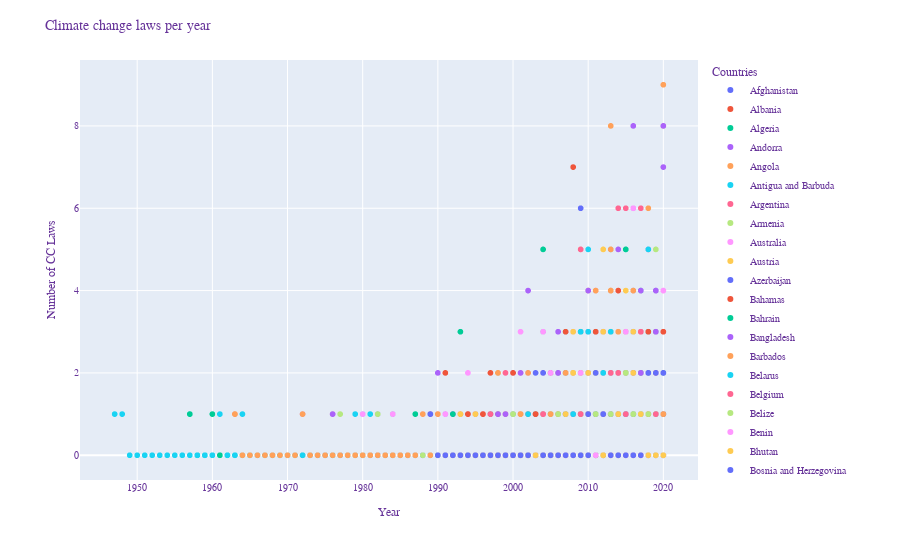

The code cell stored with this chart in its notebook:
### Code cell
fig = px.scatter(df_historic_clean, y="cc_laws_year", x="year",
                 color="country", hover_name="country",
                 log_x=False)

fig.update_layout(
    title="Climate change laws per year",
    xaxis_title="Year",
    yaxis_title="Number of CC Laws",
    legend_title="Countries",
    font=font_dict
)
fig.show()
